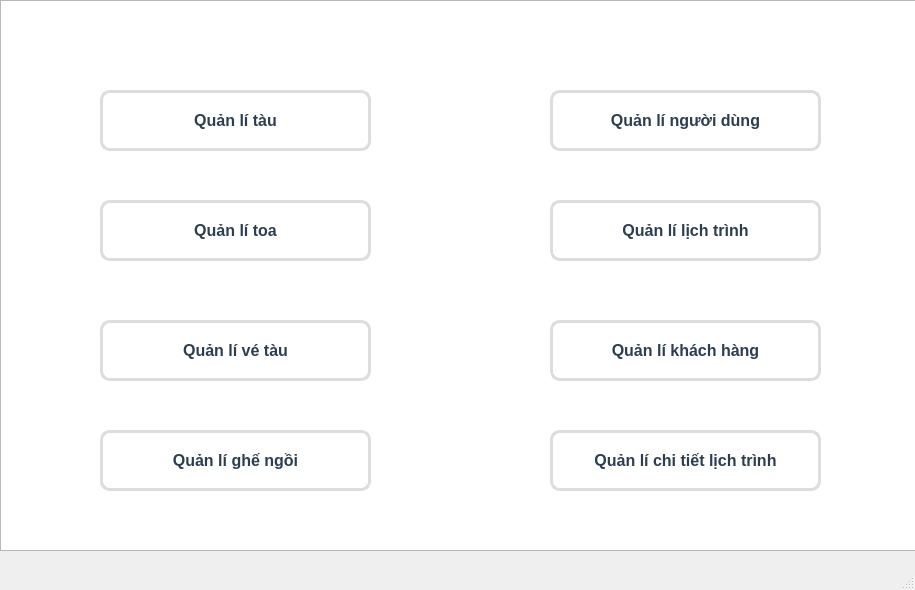
<?xml version="1.0" encoding="UTF-8"?>
<ui version="4.0">
 <class>MainWindow</class>
 <widget class="QMainWindow" name="MainWindow">
  <property name="geometry">
   <rect>
    <x>0</x>
    <y>0</y>
    <width>915</width>
    <height>590</height>
   </rect>
  </property>
  <property name="windowTitle">
   <string>MainWindow</string>
  </property>
  <widget class="QWidget" name="centralwidget">
   <widget class="QTextEdit" name="textEdit">
    <property name="geometry">
     <rect>
      <x>0</x>
      <y>0</y>
      <width>921</width>
      <height>551</height>
     </rect>
    </property>
    <property name="styleSheet">
     <string notr="true">border-image: url(:/img/anhdep.jpg);</string>
    </property>
   </widget>
   <widget class="QLabel" name="label">
    <property name="geometry">
     <rect>
      <x>360</x>
      <y>10</y>
      <width>221</width>
      <height>61</height>
     </rect>
    </property>
    <property name="styleSheet">
     <string notr="true">QLabel {
    color: white; 
    font-size: 20px;  
    font-weight: bold; 
}</string>
    </property>
    <property name="text">
     <string>TRANG CHỦ ADMIN</string>
    </property>
   </widget>
   <widget class="QPushButton" name="pushButton">
    <property name="geometry">
     <rect>
      <x>100</x>
      <y>90</y>
      <width>271</width>
      <height>61</height>
     </rect>
    </property>
    <property name="styleSheet">
     <string notr="true">QPushButton {
            background-color: #ffffff;
            color: #2C3E50;
            border: 3px solid #ddd;
            border-radius: 10px;
            padding: 10px;
            font-size: 16px;
            font-weight: bold;
            box-shadow: 4px 4px 10px rgba(0, 0, 0, 0.3);
        	padding-left: 10px;
        	transition: padding-left 0.3s ease;
        }

        QPushButton:hover {
            background-color:  #ffffff;
            box-shadow: 6px 6px 12px rgba(0, 0, 0, 0.4);
            transform: translateY(-2px);
			border: 3px solid #00CED1;
        }

        QPushButton:pressed {
            background-color:  #ffffff;
            box-shadow: inset 4px 4px 10px rgba(0, 0, 0, 0.3);
            transform: translateY(1px);
			padding-left: 5px;
			padding-top: 5px;
        }</string>
    </property>
    <property name="text">
     <string>Quản lí tàu</string>
    </property>
    <property name="icon">
     <iconset>
      <normaloff>image/tautau.jpg</normaloff>image/tautau.jpg</iconset>
    </property>
    <property name="iconSize">
     <size>
      <width>65</width>
      <height>80</height>
     </size>
    </property>
   </widget>
   <widget class="QPushButton" name="pushButton_2">
    <property name="geometry">
     <rect>
      <x>100</x>
      <y>430</y>
      <width>271</width>
      <height>61</height>
     </rect>
    </property>
    <property name="styleSheet">
     <string notr="true">QPushButton {
            background-color: #ffffff;
            color: #2C3E50;
            border: 3px solid #ddd;
            border-radius: 10px;
            padding: 10px;
            font-size: 16px;
            font-weight: bold;
            box-shadow: 4px 4px 10px rgba(0, 0, 0, 0.3);
        	padding-left: 10px;
        	transition: padding-left 0.3s ease;
        }

        QPushButton:hover {
            background-color:  #ffffff;
            box-shadow: 6px 6px 12px rgba(0, 0, 0, 0.4);
            transform: translateY(-2px);
			border: 3px solid #00CED1;
        }

        QPushButton:pressed {
            background-color:  #ffffff;
            box-shadow: inset 4px 4px 10px rgba(0, 0, 0, 0.3);
            transform: translateY(1px);
			padding-left: 5px;
			padding-top: 5px;
        }</string>
    </property>
    <property name="text">
     <string>Quản lí ghế ngồi</string>
    </property>
    <property name="icon">
     <iconset>
      <normaloff>image/ghengoi.jpg</normaloff>image/ghengoi.jpg</iconset>
    </property>
    <property name="iconSize">
     <size>
      <width>46</width>
      <height>50</height>
     </size>
    </property>
   </widget>
   <widget class="QPushButton" name="pushButton_3">
    <property name="geometry">
     <rect>
      <x>100</x>
      <y>200</y>
      <width>271</width>
      <height>61</height>
     </rect>
    </property>
    <property name="styleSheet">
     <string notr="true">QPushButton {
            background-color: #ffffff;
            color: #2C3E50;
            border: 3px solid #ddd;
            border-radius: 10px;
            padding: 10px;
            font-size: 16px;
            font-weight: bold;
            box-shadow: 4px 4px 10px rgba(0, 0, 0, 0.3);
        	padding-left: 10px;
        	transition: padding-left 0.3s ease;
        }

        QPushButton:hover {
            background-color:  #ffffff;
            box-shadow: 6px 6px 12px rgba(0, 0, 0, 0.4);
            transform: translateY(-2px);
			border: 3px solid #00CED1;
        }

        QPushButton:pressed {
            background-color:  #ffffff;
            box-shadow: inset 4px 4px 10px rgba(0, 0, 0, 0.3);
            transform: translateY(1px);
			padding-left: 5px;
			padding-top: 5px;
        }</string>
    </property>
    <property name="text">
     <string>Quản lí toa</string>
    </property>
    <property name="icon">
     <iconset>
      <normaloff>image/toa_toa.png</normaloff>image/toa_toa.png</iconset>
    </property>
    <property name="iconSize">
     <size>
      <width>70</width>
      <height>60</height>
     </size>
    </property>
   </widget>
   <widget class="QPushButton" name="pushButton_4">
    <property name="geometry">
     <rect>
      <x>100</x>
      <y>320</y>
      <width>271</width>
      <height>61</height>
     </rect>
    </property>
    <property name="styleSheet">
     <string notr="true">QPushButton {
            background-color: #ffffff;
            color: #2C3E50;
            border: 3px solid #ddd;
            border-radius: 10px;
            padding: 10px;
            font-size: 16px;
            font-weight: bold;
            box-shadow: 4px 4px 10px rgba(0, 0, 0, 0.3);
        	padding-left: 10px;
        	transition: padding-left 0.3s ease;
        }

        QPushButton:hover {
            background-color:  #ffffff;
            box-shadow: 6px 6px 12px rgba(0, 0, 0, 0.4);
            transform: translateY(-2px);
			border: 3px solid #00CED1;
        }

        QPushButton:pressed {
            background-color:  #ffffff;
            box-shadow: inset 4px 4px 10px rgba(0, 0, 0, 0.3);
            transform: translateY(1px);
			padding-left: 5px;
			padding-top: 5px;
        }</string>
    </property>
    <property name="text">
     <string>Quản lí vé tàu</string>
    </property>
    <property name="icon">
     <iconset>
      <normaloff>image/vetau.jpg</normaloff>image/vetau.jpg</iconset>
    </property>
    <property name="iconSize">
     <size>
      <width>65</width>
      <height>70</height>
     </size>
    </property>
   </widget>
   <widget class="QPushButton" name="pushButton_5">
    <property name="geometry">
     <rect>
      <x>550</x>
      <y>200</y>
      <width>271</width>
      <height>61</height>
     </rect>
    </property>
    <property name="styleSheet">
     <string notr="true">QPushButton {
            background-color: #ffffff;
            color: #2C3E50;
            border: 3px solid #ddd;
            border-radius: 10px;
            padding: 10px;
            font-size: 16px;
            font-weight: bold;
            box-shadow: 4px 4px 10px rgba(0, 0, 0, 0.3);
        	padding-left: 10px;
        	transition: padding-left 0.3s ease;
        }

        QPushButton:hover {
            background-color:  #ffffff;
            box-shadow: 6px 6px 12px rgba(0, 0, 0, 0.4);
            transform: translateY(-2px);
			border: 3px solid #00CED1;
        }

        QPushButton:pressed {
            background-color:  #ffffff;
            box-shadow: inset 4px 4px 10px rgba(0, 0, 0, 0.3);
            transform: translateY(1px);
			padding-left: 5px;
			padding-top: 5px;
        }</string>
    </property>
    <property name="text">
     <string>Quản lí lịch trình</string>
    </property>
    <property name="icon">
     <iconset>
      <normaloff>image/lichtrinh.jpg</normaloff>image/lichtrinh.jpg</iconset>
    </property>
    <property name="iconSize">
     <size>
      <width>51</width>
      <height>55</height>
     </size>
    </property>
   </widget>
   <widget class="QPushButton" name="pushButton_6">
    <property name="geometry">
     <rect>
      <x>550</x>
      <y>320</y>
      <width>271</width>
      <height>61</height>
     </rect>
    </property>
    <property name="styleSheet">
     <string notr="true">QPushButton {
            background-color: #ffffff;
            color: #2C3E50;
            border: 3px solid #ddd;
            border-radius: 10px;
            padding: 10px;
            font-size: 16px;
            font-weight: bold;
            box-shadow: 4px 4px 10px rgba(0, 0, 0, 0.3);
        	padding-left: 10px;
        	transition: padding-left 0.3s ease;
        }

        QPushButton:hover {
            background-color:  #ffffff;
            box-shadow: 6px 6px 12px rgba(0, 0, 0, 0.4);
            transform: translateY(-2px);
			border: 3px solid #00CED1;
        }

        QPushButton:pressed {
            background-color:  #ffffff;
            box-shadow: inset 4px 4px 10px rgba(0, 0, 0, 0.3);
            transform: translateY(1px);
			padding-left: 5px;
			padding-top: 5px;
        }</string>
    </property>
    <property name="text">
     <string>Quản lí khách hàng</string>
    </property>
    <property name="icon">
     <iconset>
      <normaloff>image/khach_hang.jpg</normaloff>image/khach_hang.jpg</iconset>
    </property>
    <property name="iconSize">
     <size>
      <width>48</width>
      <height>51</height>
     </size>
    </property>
   </widget>
   <widget class="QPushButton" name="pushButton_7">
    <property name="geometry">
     <rect>
      <x>550</x>
      <y>430</y>
      <width>271</width>
      <height>61</height>
     </rect>
    </property>
    <property name="styleSheet">
     <string notr="true">QPushButton {
            background-color: #ffffff;
            color: #2C3E50;
            border: 3px solid #ddd;
            border-radius: 10px;
            padding: 10px;
            font-size: 16px;
            font-weight: bold;
            box-shadow: 4px 4px 10px rgba(0, 0, 0, 0.3);
        	padding-left: 10px;
        	transition: padding-left 0.3s ease;
        }

        QPushButton:hover {
            background-color:  #ffffff;
            box-shadow: 6px 6px 12px rgba(0, 0, 0, 0.4);
            transform: translateY(-2px);
			border: 3px solid #00CED1;
        }

        QPushButton:pressed {
            background-color:  #ffffff;
            box-shadow: inset 4px 4px 10px rgba(0, 0, 0, 0.3);
            transform: translateY(1px);
			padding-left: 5px;
			padding-top: 5px;
        }</string>
    </property>
    <property name="text">
     <string>Quản lí chi tiết lịch trình</string>
    </property>
    <property name="icon">
     <iconset>
      <normaloff>image/chitiet.jpg</normaloff>image/chitiet.jpg</iconset>
    </property>
    <property name="iconSize">
     <size>
      <width>45</width>
      <height>45</height>
     </size>
    </property>
   </widget>
   <widget class="QPushButton" name="pushButton_8">
    <property name="geometry">
     <rect>
      <x>550</x>
      <y>90</y>
      <width>271</width>
      <height>61</height>
     </rect>
    </property>
    <property name="styleSheet">
     <string notr="true">QPushButton {
            background-color: #ffffff;
            color: #2C3E50;
            border: 3px solid #ddd;
            border-radius: 10px;
            padding: 10px;
            font-size: 16px;
            font-weight: bold;
            box-shadow: 4px 4px 10px rgba(0, 0, 0, 0.3);
        	padding-left: 10px;
        	transition: padding-left 0.3s ease;
        }

        QPushButton:hover {
            background-color:  #ffffff;
            box-shadow: 6px 6px 12px rgba(0, 0, 0, 0.4);
            transform: translateY(-2px);
			border: 3px solid #00CED1;
        }

        QPushButton:pressed {
            background-color:  #ffffff;
            box-shadow: inset 4px 4px 10px rgba(0, 0, 0, 0.3);
            transform: translateY(1px);
			padding-left: 5px;
			padding-top: 5px;
        }</string>
    </property>
    <property name="text">
     <string>Quản lí người dùng</string>
    </property>
    <property name="icon">
     <iconset>
      <normaloff>image/nhanvien.jpg</normaloff>image/nhanvien.jpg</iconset>
    </property>
    <property name="iconSize">
     <size>
      <width>50</width>
      <height>60</height>
     </size>
    </property>
   </widget>
  </widget>
  <widget class="QMenuBar" name="menubar">
   <property name="geometry">
    <rect>
     <x>0</x>
     <y>0</y>
     <width>915</width>
     <height>26</height>
    </rect>
   </property>
  </widget>
  <widget class="QStatusBar" name="statusbar"/>
 </widget>
 <resources>
  <include location="image/fucter.qrc"/>
 </resources>
 <connections/>
</ui>
